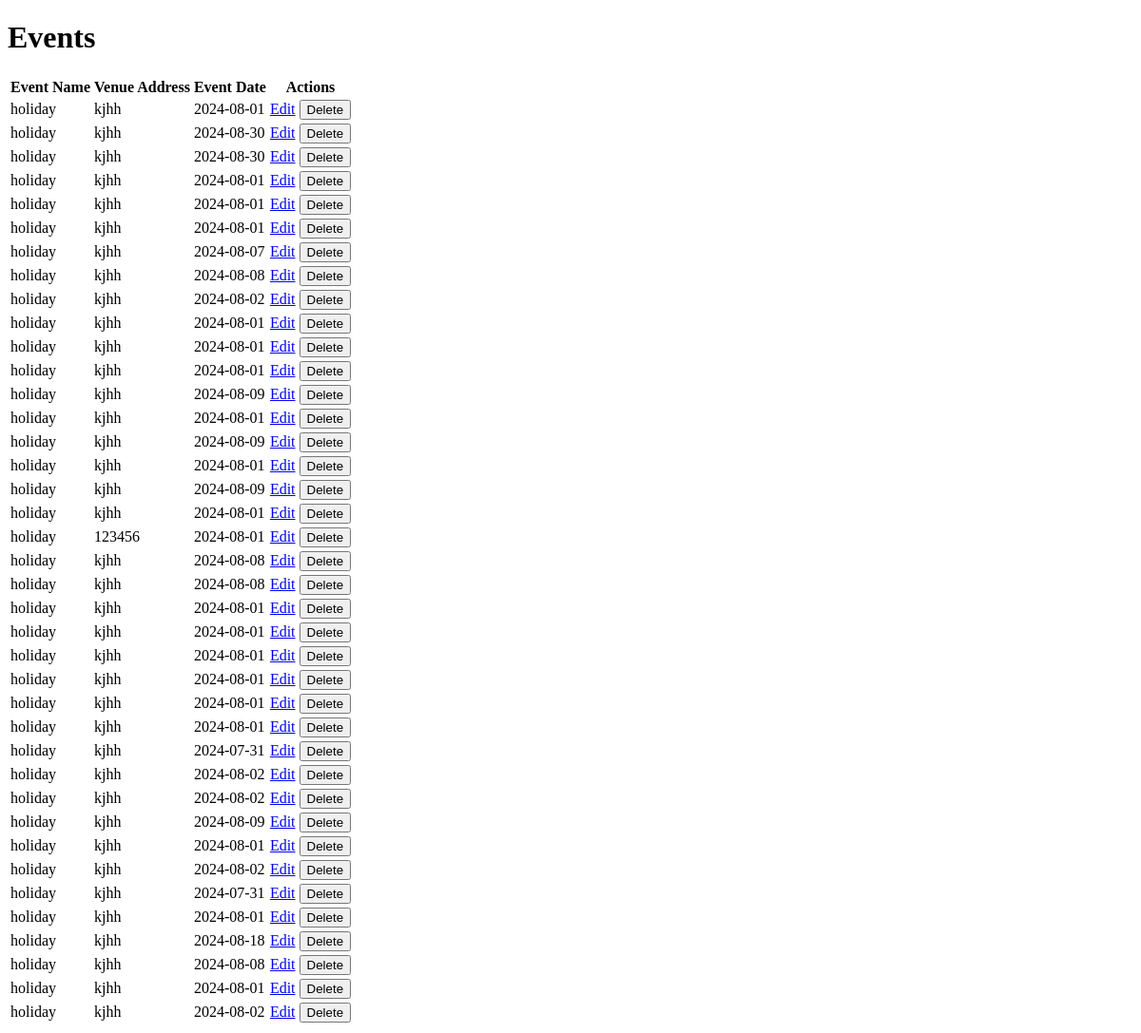
The page /events (signed in) on the database as committed earlier.
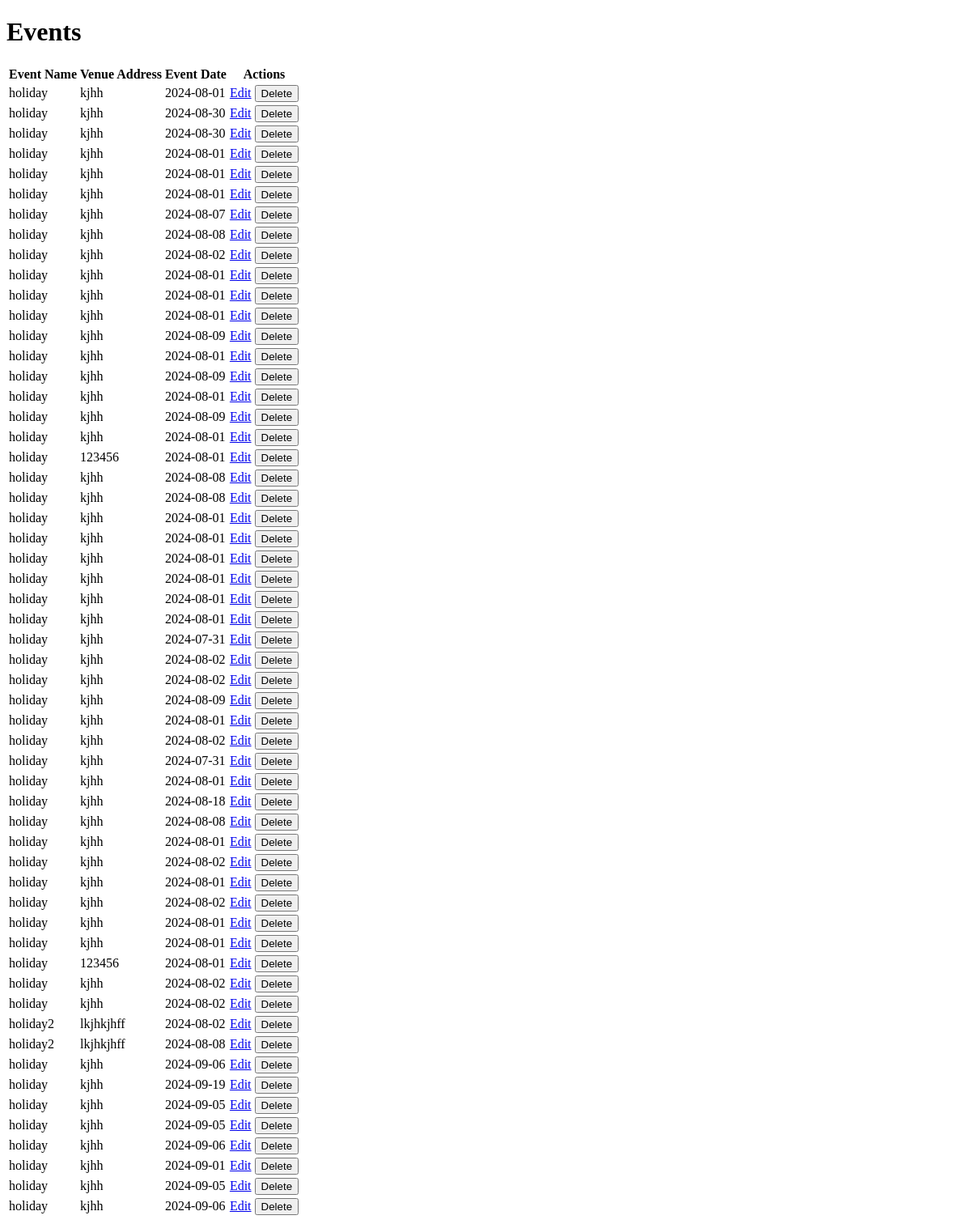
The same page on the database as committed later.
### models.py (models this page shows)
class Event(Base):
    __tablename__ = "events"
    id = Column(Integer, primary_key=True, index=True)
    event_name = Column(String, index=True)
    venue_address = Column(String, index=True)
    event_date = Column(Date)
    audience = Column(Boolean, default=False)
    delegates = Column(Boolean, default=False)
    speaker = Column(Boolean, default=False)
    nri = Column(Boolean, default=False)
    user_id = Column(Integer, ForeignKey("users.id"))
    owner = relationship("User", back_populates="events")  # Corrected relationship
    forms = relationship("EventForm", back_populates="event")  # Ensure this is defined if referenced

### main.py (the view)
@app.get("/events", response_class=HTMLResponse)
async def events(request: Request, db: Session = Depends(get_db)):
    user_email = get_current_user(request)  # Get the current user's email
    user = db.query(User).filter(User.email == user_email).first()  # Fetch the current user from the database
    if not user:
        raise HTTPException(status_code=403, detail="User not found")
    user_events = db.query(Event).filter(Event.user_id == user.id).all()  # Fetch only events belonging to the user
    return templates.TemplateResponse("events.html", {"request": request, "email": user_email, "events": user_events})

### templates/events.html (shortened to what this page needs)
<!DOCTYPE html>
<html lang="en">
<head>
</head>
<body>
    <h1>Events</h1>
    <table>
        <thead>
            <tr>
                <th>Event Name</th>
                <th>Venue Address</th>
                <th>Event Date</th>
                <th>Actions</th>
            </tr>
        </thead>
        <tbody>
            {% for event in events %}
            <tr>
                <td>{{ event.event_name }}</td>
                <td>{{ event.venue_address }}</td>
                <td>{{ event.event_date }}</td>
                <td>
                    <a href="/edit-event?id={{ event.id }}">Edit</a>
                    <form action="/delete-event" method="post" style="display:inline;">
                        <button type="submit">Delete</button>
                    </form>
                </td>
            </tr>
            {% endfor %}
        </tbody>
    </table>
</body>
</html>

Rows that differ between the two databases and show on the page:
added Event: event_name "holiday", venue_address "kjhh", event_date "2024-08-01"
added Event: event_name "holiday", venue_address "kjhh", event_date "2024-08-02"
added Event: event_name "holiday", venue_address "kjhh", event_date "2024-08-01"
added Event: event_name "holiday", venue_address "kjhh", event_date "2024-08-01"
added Event: event_name "holiday", venue_address "123456", event_date "2024-08-01"
added Event: event_name "holiday", venue_address "kjhh", event_date "2024-08-02"
added Event: event_name "holiday", venue_address "kjhh", event_date "2024-08-02"
added Event: event_name "holiday2", venue_address "lkjhkjhff", event_date "2024-08-02"
added Event: event_name "holiday2", venue_address "lkjhkjhff", event_date "2024-08-08"
added Event: event_name "holiday", venue_address "kjhh", event_date "2024-09-06"
added Event: event_name "holiday", venue_address "kjhh", event_date "2024-09-19"
added Event: event_name "holiday", venue_address "kjhh", event_date "2024-09-05"
added Event: event_name "holiday", venue_address "kjhh", event_date "2024-09-05"
added Event: event_name "holiday", venue_address "kjhh", event_date "2024-09-06"
added Event: event_name "holiday", venue_address "kjhh", event_date "2024-09-01"
added Event: event_name "holiday", venue_address "kjhh", event_date "2024-09-05"
added Event: event_name "holiday", venue_address "kjhh", event_date "2024-09-06"
